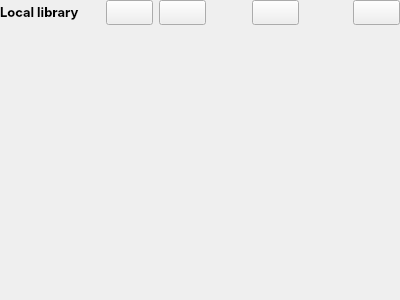
<?xml version="1.0" encoding="UTF-8"?>
<ui version="4.0">
 <class>LocalLibraryWidget</class>
 <widget class="QWidget" name="LocalLibraryWidget">
  <property name="geometry">
   <rect>
    <x>0</x>
    <y>0</y>
    <width>400</width>
    <height>300</height>
   </rect>
  </property>
  <property name="sizePolicy">
   <sizepolicy hsizetype="Preferred" vsizetype="Preferred">
    <horstretch>0</horstretch>
    <verstretch>0</verstretch>
   </sizepolicy>
  </property>
  <property name="font">
   <font>
    <family>Inter</family>
    <pointsize>10</pointsize>
    <weight>75</weight>
    <italic>false</italic>
    <bold>true</bold>
   </font>
  </property>
  <property name="windowTitle">
   <string>Form</string>
  </property>
  <layout class="QVBoxLayout" name="verticalLayout">
   <property name="leftMargin">
    <number>0</number>
   </property>
   <property name="topMargin">
    <number>0</number>
   </property>
   <property name="rightMargin">
    <number>0</number>
   </property>
   <property name="bottomMargin">
    <number>0</number>
   </property>
   <item>
    <layout class="QGridLayout" name="gridLayout">
     <item row="0" column="3">
      <widget class="QPushButton" name="pathBtn">
       <property name="sizePolicy">
        <sizepolicy hsizetype="Fixed" vsizetype="Fixed">
         <horstretch>0</horstretch>
         <verstretch>0</verstretch>
        </sizepolicy>
       </property>
       <property name="text">
        <string/>
       </property>
       <property name="icon">
        <iconset resource="../eink.qrc">
         <normaloff>:/resources/question-mark.png</normaloff>:/resources/question-mark.png</iconset>
       </property>
      </widget>
     </item>
     <item row="0" column="9">
      <widget class="QPushButton" name="nextPageBtn">
       <property name="text">
        <string/>
       </property>
      </widget>
     </item>
     <item row="0" column="7">
      <widget class="QClickableLabel" name="pageNumberLabel" native="true">
       <property name="text" stdset="0">
        <string/>
       </property>
      </widget>
     </item>
     <item row="0" column="5">
      <widget class="QPushButton" name="previousPageBtn">
       <property name="text">
        <string/>
       </property>
      </widget>
     </item>
     <item row="0" column="6">
      <spacer name="horizontalSpacer_2">
       <property name="orientation">
        <enum>Qt::Horizontal</enum>
       </property>
       <property name="sizeType">
        <enum>QSizePolicy::Maximum</enum>
       </property>
       <property name="sizeHint" stdset="0">
        <size>
         <width>40</width>
         <height>20</height>
        </size>
       </property>
      </spacer>
     </item>
     <item row="0" column="8">
      <spacer name="horizontalSpacer_3">
       <property name="orientation">
        <enum>Qt::Horizontal</enum>
       </property>
       <property name="sizeType">
        <enum>QSizePolicy::Maximum</enum>
       </property>
       <property name="sizeHint" stdset="0">
        <size>
         <width>40</width>
         <height>20</height>
        </size>
       </property>
      </spacer>
     </item>
     <item row="0" column="4">
      <spacer name="horizontalSpacer">
       <property name="orientation">
        <enum>Qt::Horizontal</enum>
       </property>
       <property name="sizeType">
        <enum>QSizePolicy::MinimumExpanding</enum>
       </property>
       <property name="sizeHint" stdset="0">
        <size>
         <width>40</width>
         <height>20</height>
        </size>
       </property>
      </spacer>
     </item>
     <item row="0" column="2">
      <widget class="QPushButton" name="goUpBtn">
       <property name="sizePolicy">
        <sizepolicy hsizetype="Fixed" vsizetype="Fixed">
         <horstretch>0</horstretch>
         <verstretch>0</verstretch>
        </sizepolicy>
       </property>
       <property name="text">
        <string/>
       </property>
       <property name="icon">
        <iconset resource="../eink.qrc">
         <normaloff>:/resources/chevron-up.png</normaloff>:/resources/chevron-up.png</iconset>
       </property>
      </widget>
     </item>
     <item row="0" column="0">
      <widget class="QLabel" name="localLibraryLabel">
       <property name="sizePolicy">
        <sizepolicy hsizetype="Preferred" vsizetype="Preferred">
         <horstretch>0</horstretch>
         <verstretch>0</verstretch>
        </sizepolicy>
       </property>
       <property name="text">
        <string>&lt;b&gt;Local library&lt;/b&gt;</string>
       </property>
      </widget>
     </item>
     <item row="0" column="1">
      <spacer name="horizontalSpacer_4">
       <property name="orientation">
        <enum>Qt::Horizontal</enum>
       </property>
       <property name="sizeHint" stdset="0">
        <size>
         <width>40</width>
         <height>20</height>
        </size>
       </property>
      </spacer>
     </item>
    </layout>
   </item>
   <item>
    <widget class="QStackedWidget" name="stackedWidget">
     <property name="currentIndex">
      <number>0</number>
     </property>
     <widget class="QWidget" name="page">
      <layout class="QVBoxLayout" name="verticalLayout_2">
       <property name="leftMargin">
        <number>0</number>
       </property>
       <property name="topMargin">
        <number>0</number>
       </property>
       <property name="rightMargin">
        <number>0</number>
       </property>
       <property name="bottomMargin">
        <number>0</number>
       </property>
       <item>
        <layout class="QVBoxLayout" name="booksVerticalLayout">
         <property name="sizeConstraint">
          <enum>QLayout::SetNoConstraint</enum>
         </property>
         <property name="topMargin">
          <number>10</number>
         </property>
        </layout>
       </item>
      </layout>
     </widget>
     <widget class="QWidget" name="page_2">
      <layout class="QVBoxLayout" name="verticalLayout_3">
       <property name="leftMargin">
        <number>0</number>
       </property>
       <property name="topMargin">
        <number>0</number>
       </property>
       <property name="rightMargin">
        <number>0</number>
       </property>
       <property name="bottomMargin">
        <number>0</number>
       </property>
       <item>
        <layout class="QGridLayout" name="gridLayout_2">
         <item row="0" column="0">
          <widget class="QLabel" name="noBooksInLibraryLabel">
           <property name="font">
            <font>
             <family>Chivo</family>
             <pointsize>10</pointsize>
             <weight>50</weight>
             <italic>true</italic>
             <bold>false</bold>
            </font>
           </property>
           <property name="text">
            <string>There are no books in your eReader yet.
Add some via USB or explore the Online Library.</string>
           </property>
           <property name="alignment">
            <set>Qt::AlignCenter</set>
           </property>
           <property name="wordWrap">
            <bool>true</bool>
           </property>
          </widget>
         </item>
        </layout>
       </item>
      </layout>
     </widget>
    </widget>
   </item>
  </layout>
 </widget>
 <customwidgets>
  <customwidget>
   <class>QClickableLabel</class>
   <extends>QWidget</extends>
   <header>qclickablelabel.h</header>
  </customwidget>
 </customwidgets>
 <resources>
  <include location="../eink.qrc"/>
 </resources>
 <connections/>
</ui>
